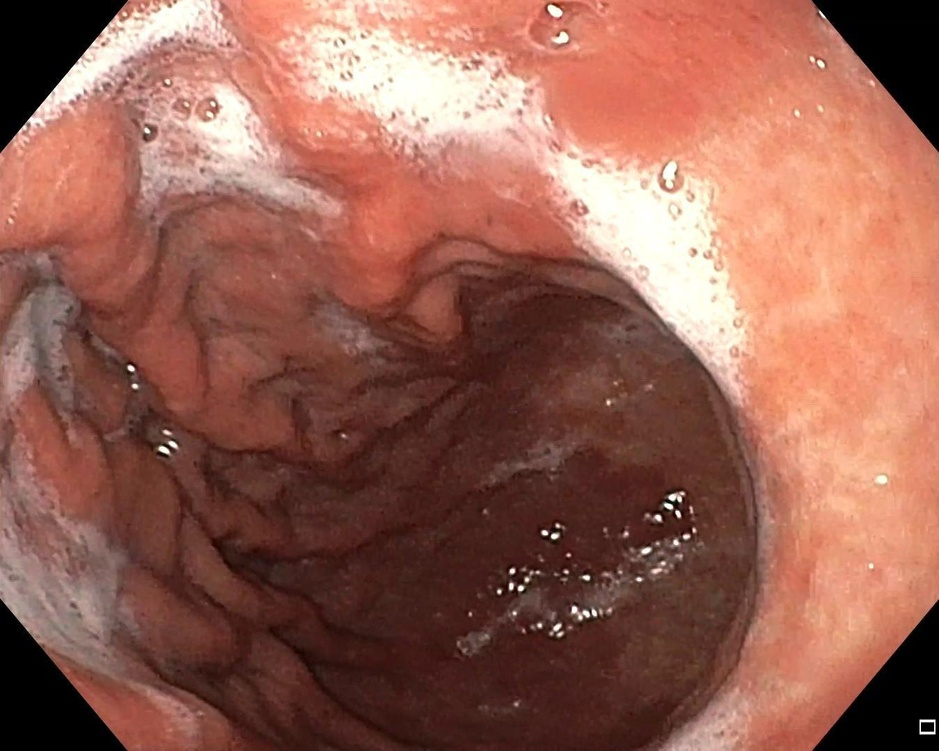
#> input picture balanceoDM/RE/todas/00273.jpg, 939 x 751 px, shrunk from 1349 x 1079 before the run; its folder holds only this picture in this run
$ python cutNoRE.py   (older library calls are emulated)
#> lines starting #> are read from the running program, lines starting #| are printed output that depends on the picture; after the words box and inside, x2 and y2 are one past the last pixel; in counts of white or black regions, pixels touching at a corner belong together
### CutDM/rOI.py
# -*- coding: utf-8 -*-
"""
Created on Wed Jul 31 10:22:47 2019

@author: Nataly
"""
import cv2
import numpy as np
def ROI(ima):


    imA=cv2.cvtColor(ima,cv2.COLOR_RGB2XYZ)
    I,I,II=cv2.split(imA)

    ta=II.shape
    ta=list(ta)
    #plt.imshow(II, cmap=plt.cm.gray)
    #plt.show()
    MIN=int(np.min(II))
    MAX=int(np.max(II))

    hist = cv2.calcHist([II],[0],None,[MAX+1],[MIN,MAX])
    hist = cv2.calcHist([II],[0],None,[256],[0,255])
    #plt.plot(hist)
    #plt.show()

    div=6
    #div=6
    nuevohist=hist.tolist()
    l=int(len(nuevohist)/div)
    i=1
    a=0
    suma=np.zeros((div))
    valm=0
    hasta=0
    for y in range(1,div+1):
        suma[a]=int(sum(np.asarray(nuevohist[i:int(l)*y])))
        if suma[a]>valm:
            valm=suma[a]
            hasta=y
        i=int(l)*y+1
        a=a+1
    #print(l)
    #print(hasta)

    porcen=0.3
    ##G
    ##z2

    #porcen=0.2
    #"""
    a=hist[:int((l*hasta)*porcen)]
    a=a.tolist()
    hist=hist.tolist()
    u=np.max(a)
    umbral1 = hist.index(u)
    a=a[umbral1:]

    uu=np.min(a)
    histb=hist[umbral1:]

    umbral=histb.index(uu)
    #print(umbral)
    umbral=umbral+len(hist[:umbral1])
    #"""
    #umbral=int((l*hasta)*porcen)
    binary=II.copy()
    print(umbral)
    for f in range(ta[0]):
        for c in range (ta[1]):
            if II[f,c]<=umbral:
                binary[f,c]=0
            else:
                binary[f,c]=1

    binary = (binary*255).astype(np.uint8)
    #plt.imshow(binary, cmap=plt.cm.gray)
    #plt.show()
    #"""
    ### Transformaciones Morfologicas
   ## sin log ope 30 close 37

    kernel = cv2.getStructuringElement(cv2.MORPH_ELLIPSE, (27, 27))
    openi = cv2.morphologyEx(binary, cv2.MORPH_OPEN, kernel)

    kernel = cv2.getStructuringElement(cv2.MORPH_ELLIPSE, (37, 37))
    close=cv2.morphologyEx(openi, cv2.MORPH_CLOSE, kernel)

    #contours,hierachy = cv2.findContours(close,cv2.RETR_LIST,cv2.CHAIN_APPROX_SIMPLE)
    _,contours,_ = cv2.findContours(close,cv2.RETR_LIST,cv2.CHAIN_APPROX_SIMPLE)
    areas = [cv2.contourArea(c) for c in contours]
    max_index = np.argmax(areas)
    cnt=contours[max_index]
    x,y,w,h = cv2.boundingRect(cnt)
    # [9 lines of commented-out code are left out]
    tru=15
    for f in range ((y+tru),(y+h-tru)):
        for c in range(x+tru,(x+w-tru)):
            #print(f,c)
            if close[f+tru,c+tru]==255 or close[f+tru,c]==255 or close[f,c+tru]==255 and close[f,c]==0:
                close[f,c]=255
            else:
                close[f,c]=close[f,c]

    return close

### funciones/ventaneo.py
# -*- coding: utf-8 -*-
"""
Created on Sun Aug 18 10:07:32 2019

@author: Nataly
"""

def ventaneoo(tamañoa1A, tamañoa1B,a,b,fa1,ca1, otra):
    vecesA = int(a/tamañoa1A)
    vecesB = int(b/tamañoa1B)
    croppeda1 = otra[fa1:fa1+tamañoa1A,ca1:ca1+tamañoa1B]
    if ca1==tamañoa1B*vecesB-tamañoa1B:
        croppeda1 = otra[fa1:fa1+tamañoa1A,ca1:b]
    if fa1==tamañoa1A*vecesA-tamañoa1A :
         if ca1==tamañoa1B*vecesB-tamañoa1B:
            croppeda1 = otra[fa1:,ca1:]
         else:
             croppeda1 = otra[fa1:,ca1:ca1+tamañoa1B]

    return croppeda1

# [39 lines left out: function ventadibujo, not called in this run]

### balanceoDM/RE/todas/cutNoRE.py
# -*- coding: utf-8 -*-
"""
Created on Sat Aug  3 17:36:19 2019

@author: Usuario
"""
from pathlib import Path
datafolder=Path("C:/Users/Nataly/Documents/Trabajo-de-grado_Artefactos/balanceoRE/txt")
import sys
sys.path.insert(1,'C:/Users/Nataly/Documents/Trabajo-de-grado_Artefactos/funciones')
from yolovoc import yolo2voc
from readboxes import read_boxes
from rOI import ROI
from ventaneo import ventaneoo


import cv2
import numpy as np
import glob

from matplotlib import pyplot as plt


for image in glob.glob('*.jpg'):
    print(image)
    # image = '00002.jpg'
    im = cv2.imread(image)
#> im is the input picture: shape (751, 939, 3); mean B, G, R 82.7, 96.6, 149.6
    aa,bb,c = im.shape
#> aa = 751; bb = 939; c = 3
    imaROI=ROI(im)
#> in ROI, `imA=cv2.cvtColor(ima,cv2.COLOR_RGB2XYZ)`: imA: shape (751, 939, 3); mean of channels 0, 1, 2 95.6, 97.4, 153.8
#> in ROI, `I,I,II=cv2.split(imA)`:
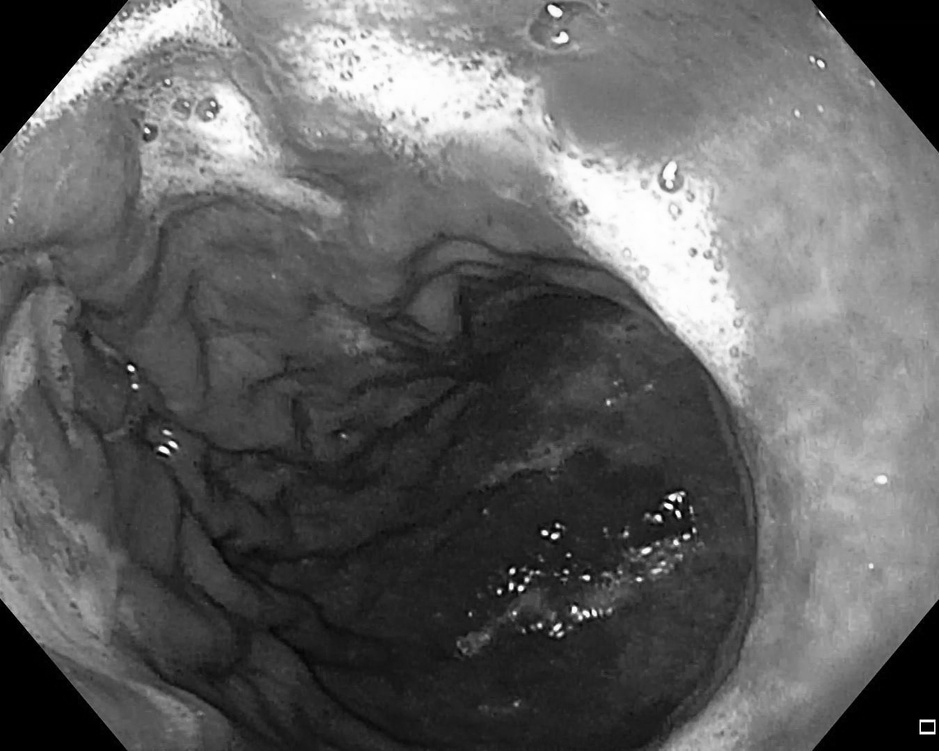
#> I: shape (751, 939); min 0, max 255, mean 97.4
#> in ROI, `I,I,II=cv2.split(imA)`:
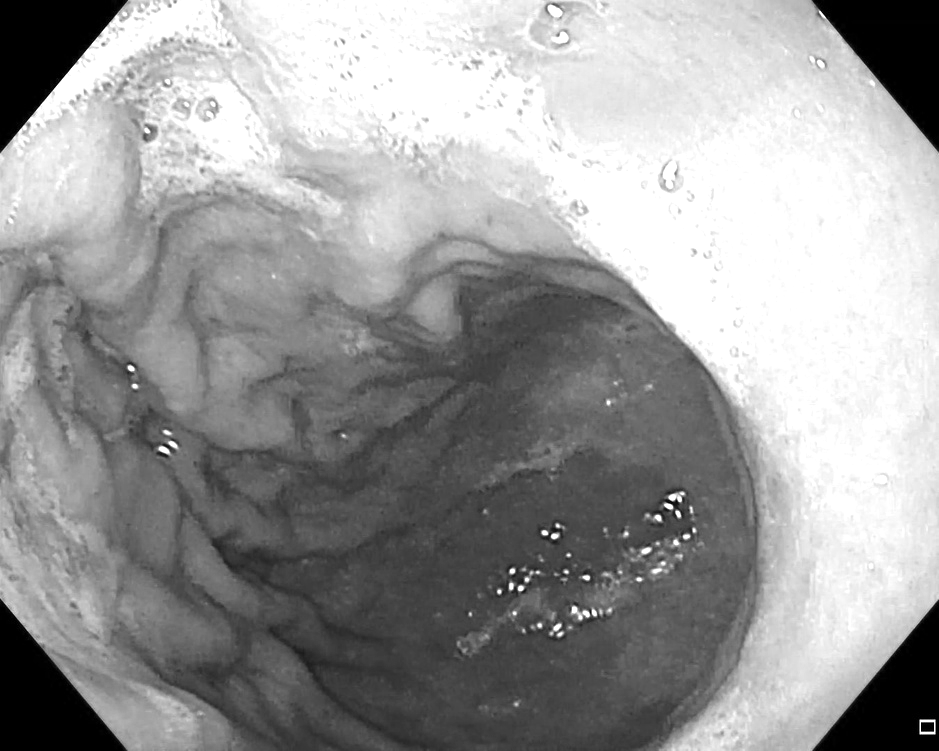
#> II: shape (751, 939); min 0, max 255, mean 153.8
#> in ROI, `MIN=int(np.min(II))`: MIN = 0
#> in ROI, `MAX=int(np.max(II))`: MAX = 255
#> in ROI, `hist = cv2.calcHist([II],[0],None,[MAX+1],[MIN,MAX])`: hist = 256 values, max 32023 at index 0, min 0 at index 255, mean 2397.4
#> in ROI, `nuevohist=hist.tolist()`: nuevohist = 256 items, first 6: [32023], [2313], [764], [614], [412], [318]
#> in ROI, `l=int(len(nuevohist)/div)`: l = 42
#> the loop in ROI, `for y in range(1,div+1):` made 6 passes
#> i on passes 1 to 6: 43, 85, 127, 169, 211, 253
#> after the loop in ROI, `for y in range(1,div+1):`: a = 6; suma = [7316, 131565, 127945, 83794, 65636, 144407]; valm = 144407
#> in ROI, `a=hist[:int((l*hasta)*porcen)]`: a = 75 values, max 32023 at index 0, min 30 at index 25, mean 1750.6
#> in ROI, `a=a.tolist()`: a = 75 items, first 6: [32023], [2313], [764], [614], [412], [318]
#> in ROI, `hist=hist.tolist()`: hist has the same summary as nuevohist
#> in ROI, `u=np.max(a)`: u = 32023
#> in ROI, `umbral1 = hist.index(u)`: umbral1 = 0
#> in ROI, `uu=np.min(a)`: uu = 30
#> in ROI, `histb=hist[umbral1:]`: histb has the same summary as nuevohist
#> in ROI, `umbral=histb.index(uu)`: umbral = 25
#| 25
#> after the loop in ROI, `for f in range(ta[0]):`:
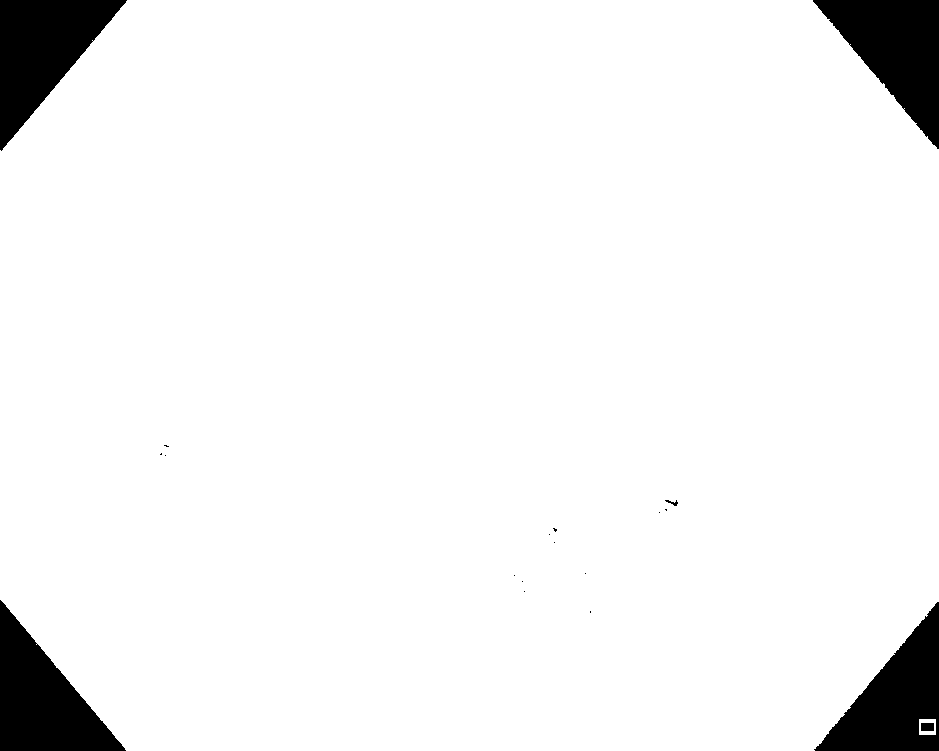
#> binary: shape (751, 939); values 0 (black) and 1 (white), 94.6% white; 19 black regions (13 under 20 px), largest, box (x1, y1, x2, y2) and area: (0, 0, 127, 151) 9747, (0, 600, 126, 751) 9641, (813, 0, 939, 149) 9581, (814, 602, 939, 751) 9172, (921, 723, 934, 731) 104, (665, 500, 678, 506) 34
#> in ROI, `openi = cv2.morphologyEx(binary, cv2.MORPH_OPEN, kernel)`: openi: shape (751, 939); 94.5% white; 13 black regions (6 under 20 px), largest, box (x1, y1, x2, y2) and area: (0, 0, 127, 151) 9748, (0, 600, 126, 751) 9645, (813, 0, 939, 149) 9609
#> in ROI, `close=cv2.morphologyEx(openi, cv2.MORPH_CLOSE, kernel)`: close: shape (751, 939); 94.6% white; 4 black regions
#> in ROI, `_,contours,_ = cv2.findContours(close,cv2.RETR_LIST,cv2.CHAIN_APPROX_S..`: contours = 1 contour; box (x1, y1, x2, y2) and area: (0, 0, 939, 751) 665602
#> in ROI, `areas = [cv2.contourArea(c) for c in contours]`: areas = [665602.5]
#> in ROI, `max_index = np.argmax(areas)`: max_index = 0
#> in ROI, `cnt=contours[max_index]`: cnt = contour of 214 points, box (x1, y1, x2, y2) (0, 0, 939, 751), area 665602
#> in ROI, `x,y,w,h = cv2.boundingRect(cnt)`: x = 0; w = 939; h = 751
#> after the loop in ROI, `for f in range ((y+tru),(y+h-tru)):`:
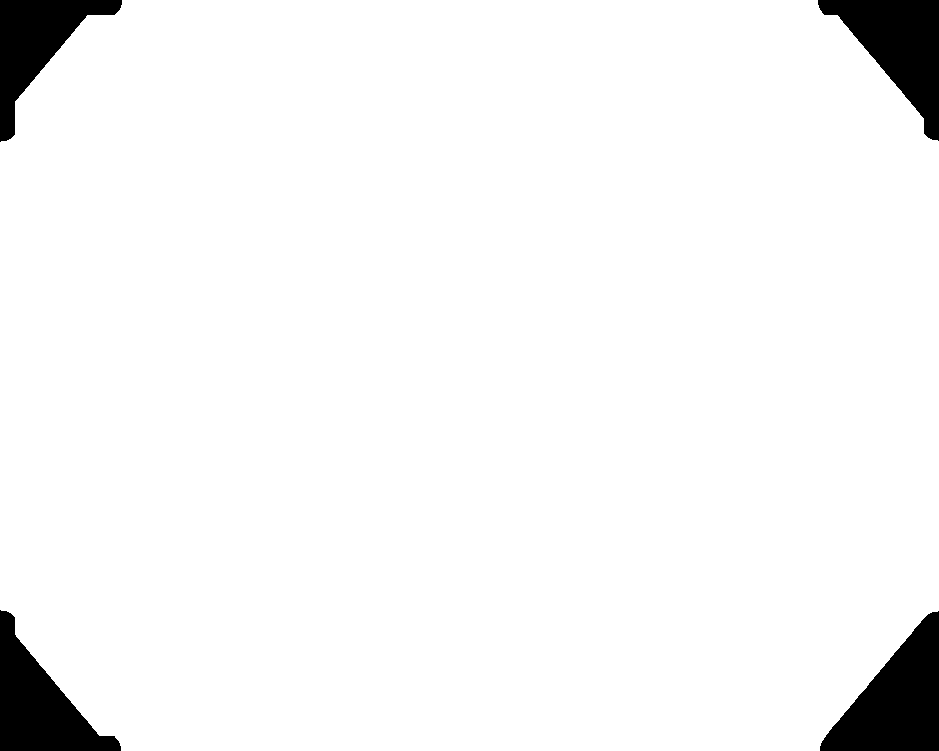
#> close: shape (751, 939); 95.4% white; 4 black regions, box (x1, y1, x2, y2) and area: (820, 611, 939, 751) 9380, (818, 0, 939, 141) 8130, (0, 610, 121, 751) 7900, (0, 0, 122, 142) 6820
    imaROI=cv2.normalize(imaROI, None, 0, 1, norm_type=cv2.NORM_MINMAX, dtype=cv2.CV_8UC3)
#> imaROI: shape (751, 939); values 0 (black) and 1 (white), 95.4% white; 4 black regions

    #cv2.imshow('Grays',imaROI)
    #cv2.destroyAllWindows()
    for z in range(c):
        im[:,:,z]=im[:,:,z]*imaROI
#> im: shape (751, 939, 3); 0.59% of pixels changed, all inside (x1, y1, x2, y2) = (0, 0, 939, 751)

    _,contours,_= cv2.findContours(imaROI,cv2.RETR_LIST,cv2.CHAIN_APPROX_SIMPLE)
#> contours = 1 contour; box (x1, y1, x2, y2) and area: (0, 0, 939, 751) 671470
    areas = [cv2.contourArea(c) for c in contours]
#> areas = [671470]
    max_index = np.argmax(areas)
#> max_index = 0
    cnt=contours[max_index]
#> cnt = contour of 206 points, box (x1, y1, x2, y2) (0, 0, 939, 751), area 671470
    x,y,w,h = cv2.boundingRect(cnt)
#> x = 0; y = 0; w = 939; h = 751
    a,b,ch = im[y:y+h,x:x+w].shape
#> a = 751; b = 939; ch = 3
    im=im[y:y+h,x:x+w]
# [36 lines of commented-out code are left out]
    tamañoa1A=300
    tamañoa1B=300
    rea1=0
# [5 lines of commented-out code are left out]
    for fa1 in range(0,a-tamañoa1A,tamañoa1A):
       for ca1 in range(0,b-tamañoa1B,tamañoa1B):
            croppeda1=ventaneoo(tamañoa1A, tamañoa1B,a,b,fa1,ca1, im)
#            dire='C:/Users/Nataly/Documents/Trabajo-de-grado_Artefactos/balanceoDM/500x500/RE/6/'+image[0:len(image)-3]+'-'+str(rea1)+'.jpg'
            dire='C:/Users/Nataly/Documents/Trabajo-de-grado_Artefactos/balanceoDM/bbox2/300x300/'+image[0:len(image)-3]+'-'+str(rea1)+'.jpg'
            cv2.imwrite(dire,croppeda1)
            rea1=rea1+1
#> this loop made 2 passes
#> pass 1, in ventaneoo, `croppeda1 = otra[fa1:fa1+tamañoa1A,ca1:ca1+tamañoa1B]`:
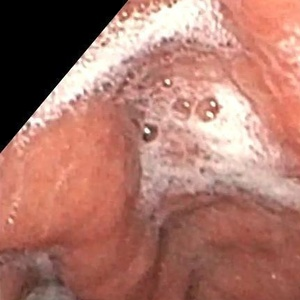
#> croppeda1: shape (300, 300, 3); mean B, G, R 106.2, 118.2, 171.9
#> pass 1, in ventaneoo (call 2), `croppeda1 = otra[fa1:fa1+tamañoa1A,ca1:ca1+tamañoa1B]`:
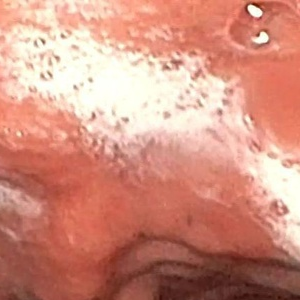
#> croppeda1: shape (300, 300, 3); mean B, G, R 127.2, 144.2, 209.2
#> pass 1, in ventaneoo (call 3), `croppeda1 = otra[fa1:fa1+tamañoa1A,ca1:b]`:
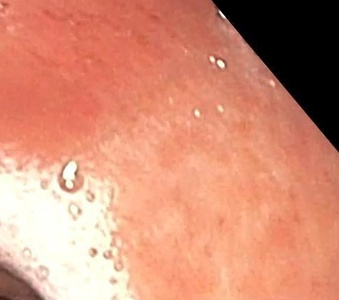
#> croppeda1: shape (300, 339, 3); mean B, G, R 117.7, 141.6, 211.2
#> after the loop, rea1 = 6
# [11 lines of commented-out code are left out]

$ run again, on balanceoDM/RE/todas/gastro_00303.jpg
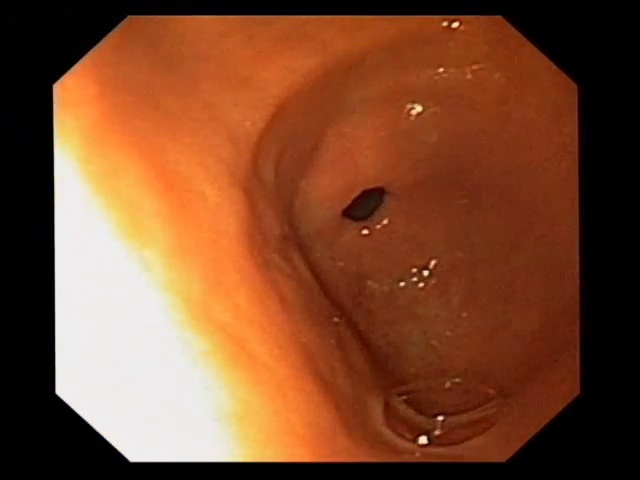
#> input picture balanceoDM/RE/todas/gastro_00303.jpg, 640 x 480 px
#> im is the input picture: shape (480, 640, 3); mean B, G, R 45.3, 73.9, 125.6
#> imA: shape (480, 640, 3); mean of channels 0, 1, 2 67.8, 71.6, 128.4
#> MIN = 0
#> MAX = 255
#> in ROI, `hist = cv2.calcHist([II],[0],None,[MAX+1],[MIN,MAX])`: hist = 256 values, max 57208 at index 0, min 0 at index 255, mean 983.5
#> nuevohist = 256 items, first 6: [57208], [16976], [2086], [638], [839], [523]
#> l = 42
#> the loop in ROI, `for y in range(1,div+1):` made 6 passes
#> i on passes 1 to 6: 43, 85, 127, 169, 211, 253
#> after the loop in ROI, `for y in range(1,div+1):`: a = 6; hasta = 3; suma = [25136, 3356, 61991, 52452, 27448, 16309]; valm = 61991
#> in ROI, `a=hist[:int((l*hasta)*porcen)]`: a = 37 values, max 57208 at index 0, min 30 at index 35, mean 2218.2
#> in ROI, `a=a.tolist()`: a = 37 items, first 6: [57208], [16976], [2086], [638], [839], [523]
#> in ROI, `hist=hist.tolist()`: hist has the same summary as nuevohist
#> u = 57208
#> umbral1 = 0
#> uu = 30
#> histb has the same summary as nuevohist
#> umbral = 35
#| 35
#> openi: shape (480, 640); 73.3% white; 1 black region, box (x1, y1, x2, y2) and area: (0, 0, 640, 480) 82074
#> in ROI, `_,contours,_ = cv2.findContours(close,cv2.RETR_LIST,cv2.CHAIN_APPROX_S..`: contours = 1 contour; box (x1, y1, x2, y2) and area: (52, 0, 581, 480) 235521
#> in ROI, `areas = [cv2.contourArea(c) for c in contours]`: areas = [235521]
#> in ROI, `max_index = np.argmax(areas)`: max_index = 0
#> in ROI, `cnt=contours[max_index]`: cnt = contour of 132 points, box (x1, y1, x2, y2) (52, 0, 581, 480), area 235521
#> in ROI, `x,y,w,h = cv2.boundingRect(cnt)`: x = 52; y = 0; w = 529; h = 480
#> after the loop in ROI, `for f in range ((y+tru),(y+h-tru)):`:
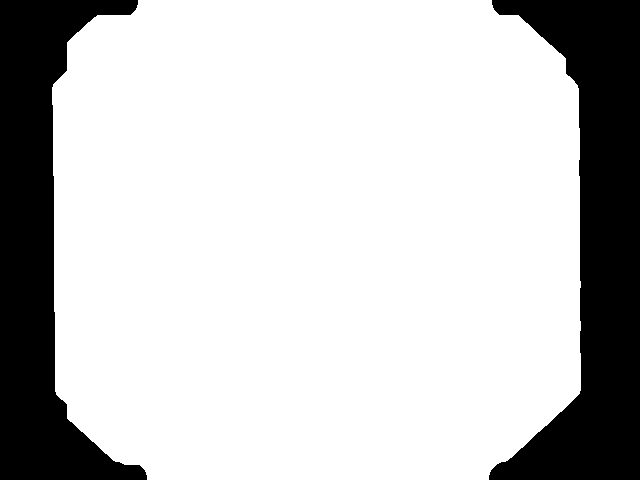
#> close: shape (480, 640); 77.9% white; 2 black regions, box (x1, y1, x2, y2) and area: (489, 0, 640, 480) 36104, (0, 0, 147, 480) 31767
#> imaROI: shape (480, 640); values 0 (black) and 1 (white), 77.9% white; 2 black regions
#> `_,contours,_= cv2.findContours(imaROI,cv2.RETR_LIST,cv2.CHAIN_APPROX_S..`: contours = 1 contour; box (x1, y1, x2, y2) and area: (52, 0, 581, 480) 238452
#> `areas = [cv2.contourArea(c) for c in contours]`: areas = [238452.5]
#> `max_index = np.argmax(areas)`: max_index = 0
#> `cnt=contours[max_index]`: cnt = contour of 124 points, box (x1, y1, x2, y2) (52, 0, 581, 480), area 238452
#> `x,y,w,h = cv2.boundingRect(cnt)`: x = 52; y = 0; w = 529; h = 480
#> the loop `for fa1 in range(0,a-tamañoa1A,tamañoa1A):` made 1 pass
#> pass 1, in ventaneoo, `croppeda1 = otra[fa1:fa1+tamañoa1A,ca1:b]`:
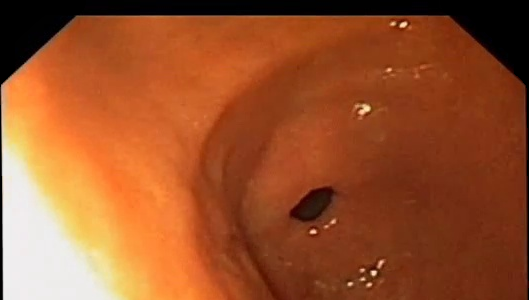
#> croppeda1: shape (300, 529, 3); mean B, G, R 43, 82.2, 154.5
#> after the loop `for fa1 in range(0,a-tamañoa1A,tamañoa1A):`: rea1 = 1
